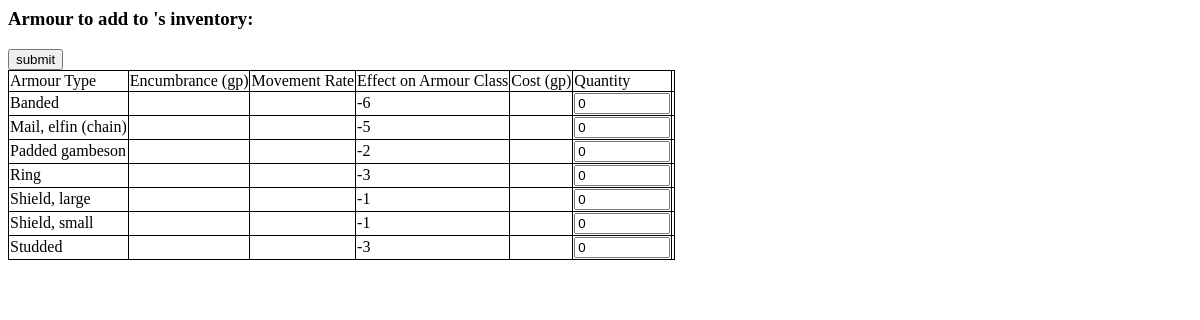
Page /osric_character_tools/selectarmour.php on the committed database.
### tables this page shows
CREATE TABLE IF NOT EXISTS `armour` (
  `ArmourId` bigint(20) NOT NULL AUTO_INCREMENT,
  `ArmourType` varchar(32) DEFAULT NULL,
  `ArmourMovementRate` float NOT NULL,
  `ArmourEffectOnArmourClass` int(11) NOT NULL,
  `ItemId` bigint(20) NOT NULL,
  PRIMARY KEY (`ArmourId`)
);

### osric_character_tools/inc/OsricDb.php (called while the page is built, shortened)
<?php
class OsricDb
{
	protected $cxn;
	public function doInit($aHost,$aUser,$aPasswd)
	{
		$aDbname = "osric_db";
		$this->cxn = mysqli_connect($aHost,$aUser,$aPasswd,$aDbname) or die("Couldn't connect to server");
	}
	public function getArmour()
	{
		$query = "SELECT * FROM armour";
		$result = mysqli_query($this->cxn,$query) or die("Couldn't execute query: ".$query);
		for($result_set = array();$row = mysqli_fetch_assoc($result);$result_set[]=$row);
		return $result_set;
	}
}
?>

### osric_character_tools/selectarmour.php (the view, shortened to what this page needs)
<?php
require_once(dirname(__FILE__)."/inc/OsricDb.php");
$characterId = $_REQUEST['CharacterId'];
$myOsricDb = new OsricDb();
$myOsricDb->doInit($host,$user,$passwd);
$character = $myOsricDb->getCharacter($characterId);
$characterName = $character['CharacterName'];
?>
<html>
<link rel="stylesheet" type="text/css" href="./css/class.css" />
<body>
<form action="addToCharacterArmour.php" method="POST">
<?php
echo "<h3>Armour to add to {$characterName}'s inventory:</h3>";
echo "<input type='submit' value='submit'>";
$armour = $myOsricDb->getArmour();
echo "<table id='osric_armour'>";
echo "<tr><td>Armour Type</td><td>Encumbrance (gp)</td><td>Movement Rate</td><td>Effect on Armour Class</td><td>Cost (gp)</td><td>Quantity</td><td></td></tr>";
$num_rows = count($armour);
for($i=0;$i<$num_rows;$i++)
{
	$row = $armour[$i];
	echo "<tr>";
	echo "<td>{$row['ArmourType']}</td>";
	echo "<td>{$row['ArmourEncumbrance']}</td>";
	echo "<td>{$row['ArmourCost']}</td>";
	echo "<td>{$row['ArmourEffectOnArmourClass']}</td>";
	echo "<td>{$row['ArmourCost']}</td>";
	$armourId = $row['ArmourId'];
	echo "<td><input type='number' min='0' max='9999999' name='armour[{$i}][quantity]' value='0'></input></td>";
	echo "<td><input type='hidden' name='armour[{$i}][armourId]' value='{$armourId}'></input></td>";
	echo "</tr>";
	$i = $i + 1;
}
echo "</table>";
?>
</form>
</body>
</html>

### osric_character_tools/css/class.css (style rules this page uses)
table { border: 1px solid black; border-collapse: collapse; }
td { border-right: 1px solid black; border-bottom: 1px solid black; }

### rows in the picture
armour: ArmourType "Banded", ArmourEffectOnArmourClass "-6"
armour: ArmourType "Mail, elfin (chain)", ArmourEffectOnArmourClass "-5"
armour: ArmourType "Padded gambeson", ArmourEffectOnArmourClass "-2"
armour: ArmourType "Ring", ArmourEffectOnArmourClass "-3"
armour: ArmourType "Shield, large", ArmourEffectOnArmourClass "-1"
armour: ArmourType "Shield, small", ArmourEffectOnArmourClass "-1"
armour: ArmourType "Studded", ArmourEffectOnArmourClass "-3"
